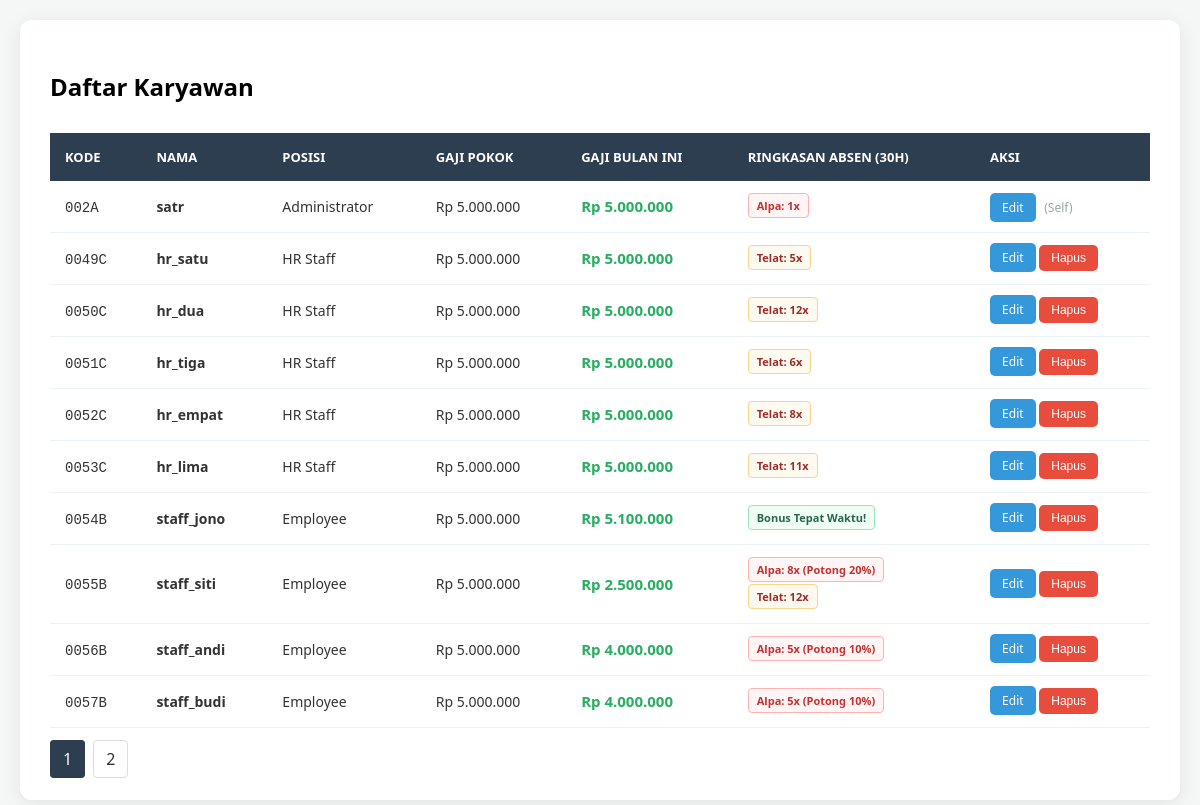
Page /employee_list.php (signed in) on the committed database.
### tables this page shows
CREATE TABLE `employees` (
  `id` int(11) NOT NULL,
  `user_id` int(11) DEFAULT NULL,
  `employee_code` varchar(20) DEFAULT NULL,
  `name` varchar(100) DEFAULT NULL,
  `department_id` int(11) DEFAULT NULL,
  `position` varchar(50) DEFAULT NULL,
  `hire_date` date DEFAULT NULL,
  `resign_date` date DEFAULT NULL,
  `base_salary` decimal(10,2) DEFAULT NULL,
  `status` enum('active','resign') DEFAULT 'active',
  `resign_status` enum('active','pending','resign') DEFAULT 'active',
  `resign_requested_at` datetime DEFAULT NULL
);

### Database.php (called while the page is built, shortened)
<?php
class Database {
    private static $instance = null;
    private function __construct() {
        try {
            $this->conn = new PDO("mysql:host=localhost;dbname=hr_db", "root", "");
        } catch (PDOException $e) {
            die("Koneksi Gagal: " . $e->getMessage());
        }
    }
    public static function getInstance() {
        if (!self::$instance) self::$instance = new Database();
        return self::$instance->conn;
    }
}

### BaseModel.php (called while the page is built, shortened)
<?php
require_once 'Database.php';
abstract class BaseModel {
    protected $db;
    protected $table;
    public function __construct() {
        $this->db = Database::getInstance();
    }
    public function countAll() {
        return $this->db->query("SELECT COUNT(*) FROM {$this->table}")->fetchColumn();
    }
}

### EmployeeModel.php (called while the page is built, shortened)
<?php
require_once 'BaseModel.php';
class EmployeeModel extends BaseModel {
    public function paginate($limit, $offset) {
        $sql = "SELECT e.*, u.role
                FROM employees e
                JOIN users u ON e.user_id = u.id
                ORDER BY e.employee_code ASC
                LIMIT :l OFFSET :o";
        $stmt = $this->db->prepare($sql);
        $stmt->bindValue(':l', (int)$limit, PDO::PARAM_INT);
        $stmt->bindValue(':o', (int)$offset, PDO::PARAM_INT);
        $stmt->execute();
        return $stmt->fetchAll(PDO::FETCH_ASSOC);
    }
    public function calculateSalary($emp_id, $base_salary) {
        $sql = "SELECT status, COUNT(*) as jumlah FROM attendances
                WHERE employee_id = ?
                AND date >= DATE_SUB(CURDATE(), INTERVAL 30 DAY)
                GROUP BY status";
        $stmt = $this->db->prepare($sql);
        $stmt->execute([$emp_id]);
        $results = $stmt->fetchAll(PDO::FETCH_KEY_PAIR);
        $absentCount = $results['absent'] ?? 0;
        $lateCount   = $results['late'] ?? 0;
        $presentCount = $results['present'] ?? 0;
        $penaltyDays = 0;
        if ($absentCount > 3) {
            $penaltyDays = $absentCount - 3;
        }
        $penaltyPercentage = $penaltyDays * 0.10;
        $totalPenalty = $base_salary * $penaltyPercentage;
        $bonus = 0;
        if ($presentCount >= 30 && $lateCount == 0 && $absentCount == 0) {
            $bonus = 100000;
        }
        return [
            'final_salary'  => $base_salary - $totalPenalty + $bonus,
            'absent_count'  => $absentCount,
            'late_count'    => $lateCount,
            'present_count' => $presentCount,
            'penalty'       => $totalPenalty,
            'bonus'         => $bonus,
            'penalty_days'  => $penaltyDays
        ];
    }
}

### employee_list.php (the view, shortened to what this page needs)
<?php
require_once 'EmployeeModel.php';
$empModel = new EmployeeModel();
$limit = 10;
$page = isset($_GET['page']) ? (int)$_GET['page'] : 1;
$offset = ($page - 1) * $limit;
$employees = $empModel->paginate($limit, $offset);
$totalData = $empModel->countAll();
$totalPage = ceil($totalData / $limit);
?>
<!DOCTYPE html>
<html lang="id">
<head>
</head>
<body>
<div class="container">
    <div style="display: flex; justify-content: space-between; align-items: center;">
        <h2>Daftar Karyawan</h2>
    </div>
    <table>
        <thead>
            <tr>
                <th>Kode</th>
                <th>Nama</th>
                <th>Posisi</th>
                <th>Gaji Pokok</th>
                <th>Gaji Bulan Ini</th>
                <th>Ringkasan Absen (30H)</th>
                <?php if ($_SESSION['role'] === 'admin'): ?>
                    <th>Aksi</th>
                <?php endif; ?>
            </tr>
        </thead>
        <tbody>
            <?php foreach ($employees as $row):
                $calc = $empModel->calculateSalary($row['id'], $row['base_salary']);
            ?>
            <tr>
                <td><code><?= htmlspecialchars($row['employee_code']) ?></code></td>
                <td><strong><?= htmlspecialchars($row['name']) ?></strong></td>
                <td>
                    <?php
                        if ($row['role'] === 'admin') echo 'Administrator';
                        elseif ($row['role'] === 'hr') echo 'HR Staff';
                        else echo 'Employee';
                    ?>
                </td>
                <td>Rp <?= number_format($row['base_salary'], 0, ',', '.') ?></td>
                <td class="salary-final">
                    Rp <?= number_format($calc['final_salary'], 0, ',', '.') ?>
                </td>
                <td>
                    <?php if ($calc['absent_count'] > 0): ?>
                        <div class="badge badge-alpa">
                            Alpa: <?= $calc['absent_count'] ?>x
                            <?= ($calc['absent_count'] >= 3) ? '(Potong '.(floor($calc['absent_count']/3)*10).'%)' : '' ?>
                        </div><br>
                    <?php endif; ?>
                    <?php if ($calc['late_count'] > 0): ?>
                        <div class="badge badge-late">Telat: <?= $calc['late_count'] ?>x</div><br>
                    <?php endif; ?>
                    <?php if ($calc['bonus'] > 0): ?>
                        <div class="badge badge-bonus">Bonus Tepat Waktu!</div>
                    <?php elseif ($calc['absent_count'] == 0 && $calc['late_count'] == 0): ?>
                        <span class="text-muted">Proses Bonus (Hadir: <?= $calc['present_count'] ?? 0 ?>/30)</span>
                    <?php endif; ?>
                </td>
                <?php if ($_SESSION['role'] === 'admin'): ?>
                <td>
                    <a href="employee_edit.php?id=<?= $row['id'] ?>" class="btn btn-edit">Edit</a>
                    <?php if ($row['user_id'] != $_SESSION['user_id']): ?>
                        <form action="employee_delete.php" method="POST" style="display:inline;">
                            <button type="submit" class="btn btn-delete" onclick="return confirm('Hapus data?')">Hapus</button>
                        </form>
                    <?php else: ?>
                        <span class="text-muted" style="margin-left:5px;">(Self)</span>
                    <?php endif; ?>
                </td>
                <?php endif; ?>
            </tr>
            <?php endforeach; ?>
        </tbody>
    </table>
    <div class="pagination">
        <?php for ($i = 1; $i <= $totalPage; $i++): ?>
            <a href="?page=<?= $i ?>" class="<?= ($i == $page) ? 'active' : '' ?>"><?= $i ?></a>
        <?php endfor; ?>
    </div>
</div>
</body>
</html>

### employee_list.php (style rules this page uses)
body { font-family: 'Segoe UI', sans-serif; background-color: #f4f7f6; margin: 0; padding: 20px; }
.container { background: white; padding: 30px; border-radius: 12px; box-shadow: 0 4px 20px rgba(0,0,0,0.08); max-width: 1300px; margin: auto; }
table { width: 100%; border-collapse: collapse; margin-top: 10px; }
th { background-color: #2c3e50; color: white; padding: 15px; text-align: left; font-size: 13px; text-transform: uppercase; }
td { padding: 12px 15px; border-bottom: 1px solid #edf2f7; color: #333; font-size: 14px; vertical-align: middle; }
.salary-final { font-weight: bold; color: #27ae60; font-size: 15px; }
.badge { padding: 4px 8px; border-radius: 4px; font-size: 11px; font-weight: bold; display: inline-block; margin-bottom: 2px; }
.badge-alpa { background: #fff5f5; color: #c53030; border: 1px solid #feb2b2; }
.badge-late { background: #fffaf0; color: #9b2c2c; border: 1px solid #fbd38d; }
.badge-bonus { background: #f0fff4; color: #276749; border: 1px solid #9ae6b4; }
.text-muted { color: #95a5a6; font-size: 12px; }
.btn { padding: 6px 12px; text-decoration: none; border-radius: 5px; font-size: 12px; cursor: pointer; border: none; transition: 0.2s; }
.btn-edit { background-color: #3498db; color: white; }
.btn-delete { background-color: #e74c3c; color: white; }
.pagination { margin-top: 20px; }
.pagination a { padding: 7px 12px; border: 1px solid #ddd; text-decoration: none; color: #333; border-radius: 4px; margin-right: 4px; }
.pagination a.active { background: #2c3e50; color: white; border-color: #2c3e50; }

### rows in the picture
employees: employee_code "002A", name "satr", shows "Administrator", base_salary "5.000.000", final_salary "5.000.000", absent_count "1", shows "(Self)"
employees: employee_code "0049C", name "hr_satu", shows "HR Staff", base_salary "5.000.000", final_salary "5.000.000", late_count "5"
employees: employee_code "0050C", name "hr_dua", shows "HR Staff", base_salary "5.000.000", final_salary "5.000.000", late_count "12"
employees: employee_code "0051C", name "hr_tiga", shows "HR Staff", base_salary "5.000.000", final_salary "5.000.000", late_count "6"
employees: employee_code "0052C", name "hr_empat", shows "HR Staff", base_salary "5.000.000", final_salary "5.000.000", late_count "8"
employees: employee_code "0053C", name "hr_lima", shows "HR Staff", base_salary "5.000.000", final_salary "5.000.000", late_count "11"
employees: employee_code "0054B", name "staff_jono", shows "Employee", base_salary "5.000.000", final_salary "5.100.000", shows "Bonus Tepat Waktu!"
employees: employee_code "0055B", name "staff_siti", shows "Employee", base_salary "5.000.000", final_salary "2.500.000", absent_count "8", absent_count "20", late_count "12"
employees: employee_code "0056B", name "staff_andi", shows "Employee", base_salary "5.000.000", final_salary "4.000.000", absent_count "5", absent_count "10"
employees: employee_code "0057B", name "staff_budi", shows "Employee", base_salary "5.000.000", final_salary "4.000.000", absent_count "5", absent_count "10"
